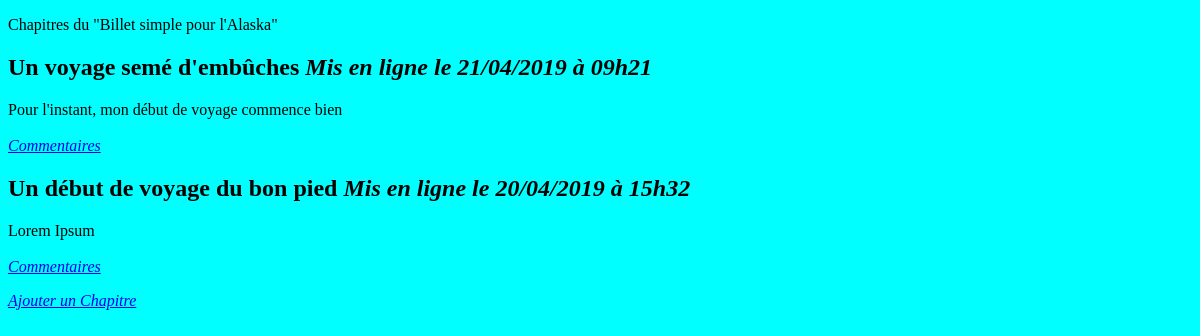
Before: / with the older database file.
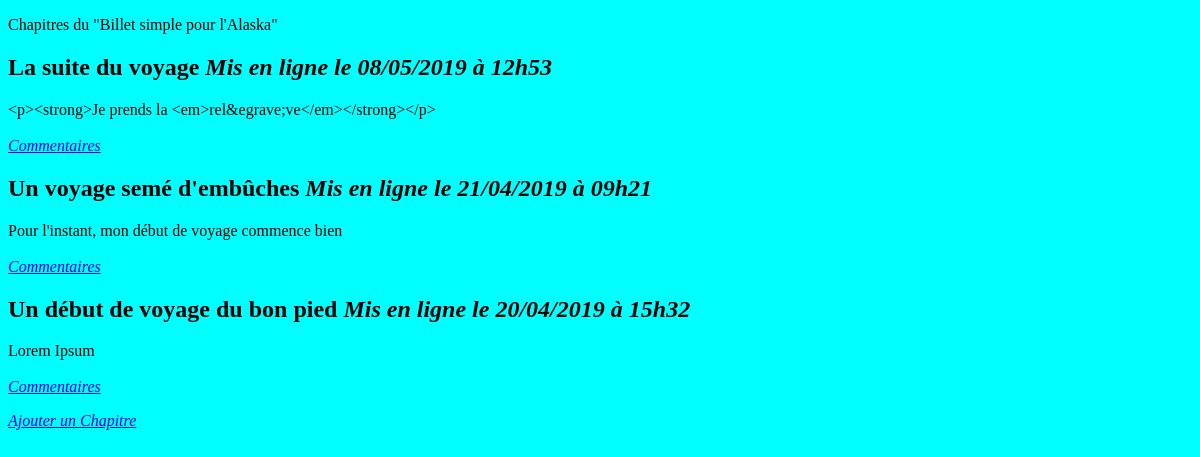
After: the same page with the newer database file.
### tables this page shows
CREATE TABLE IF NOT EXISTS `post` (
  `id` int(11) NOT NULL AUTO_INCREMENT,
  `FK_admin` int(11) NOT NULL,
  `title` varchar(255) NOT NULL,
  `content` text NOT NULL,
  `state` tinyint(1) NOT NULL DEFAULT '1',
  `date_hours` datetime NOT NULL,
  PRIMARY KEY (`id`),
  KEY `FK_admin` (`id`)
);

### controller/Chapter_frontend.php (called while the page is built, shortened)
<?php
require_once('model/ChapterConnexion.php');
function listChapter()
{
	$postManager = new \OpenClassrooms\projetopenclassroom\model\ChapterConnexion();
	$posts = $postManager->getPosts();
	require('view/listChapters.php');
}

### model/ChapterConnexion.php (called while the page is built, shortened)
<?php
class ChapterConnexion extends Connexion
{
	public function getPosts()
	{
		$db = $this->dbConnect();
		$req = $db->query('SELECT id, title, content, DATE_FORMAT(date_hours, \'%d/%m/%Y à %Hh%i\') AS date_fr FROM post WHERE state = TRUE ORDER BY date_hours DESC LIMIT 0, 5 ') ;
		return $req;
	}
}

### view/listChapters.php (the view, shortened to what this page needs)
<p class="parution">Chapitres du "Billet simple pour l'Alaska" </p>
<?php
while ($data = $posts->fetch())
{
?>
	<div class="chapter">
		<h2>
			<?= htmlspecialchars($data['title']) ?>
			<em> Mis en ligne le <?= $data['date_fr'] ?></em>
		</h2>
		<p>
			<?= nl2br(htmlspecialchars($data['content'])) ?>
			<br /><br />
			<em><a href="index.php?action=post&amp;id=<?= $data['id'] ?>">Commentaires</a></em>
		</p>
	</div>
<?php
}
?>
<div>
	<em><a href="index.php?action=">Ajouter un Chapitre</a></em>
</div>
<?php $content = ob_get_clean(); ?>
<?php require('template.php'); ?>

### index.php (shortened to what this page needs)
<?php
require('controller/Chapter_frontend.php');
try{
	if (isset($_GET['action'])) {
		if ($_GET['action'] == 'listChapter'){
			listChapter();
		}
		elseif ($_GET['action'] == 'post'){
			if (isset($_GET['id']) && $_GET['id'] > 0 ) {
				listComment();
			}
			else{
				throw new Exception('Erreur: aucun identifiant de chapitre envoyé');
			}
		}
		elseif ($_GET['action'] == 'addComment') {
			if (isset($_GET['id']) && $_GET['id'] > 0){
				if (!empty($_POST['author']) && !empty($_POST['comment'])) {
					addComment($_GET['id'], $_POST['author'], $_POST['comment']);
				}
				else {
					echo 'Erreur: tout les champs ne sont pas remplis !';
					}
				}
			else{
					echo 'Erreur! aucun identifiant de chapitre envoyé';
			}
		}
		elseif ($_GET['action'] == 'deleteComment') {
			if(isset($_GET['id']) && $_GET['id'] > 0){
				deleteChapter($_GET['id']);
			}
			else{
				throw new Exception("Aucun identifiant de commentaire envoyé ");
			}
		}
		elseif ($_GET['action'] == 'addChapter') {
			if (!empty($_POST)){
				if (!empty($_POST['title']) && !empty($_POST['content'])) {
					addChapter($_POST['title'], $_POST['content']);
				}
				else {
					echo 'Erreur: tout les champs ne sont pas remplis !';
				}
			}
			else{
				writeChapter();
			}
		}
		elseif ($_GET['action'] == 'editChapter'){
			if(isset($_GET['id']) && $_GET['id'] > 0){
				editChapter($_GET['id']);
			}
			else{
				throw new Exception("Aucun identifiant de chapitre envoyé");
			}
		}
		elseif ($_GET['action'] == 'deleteChapter'){
			if(isset($_GET['id']) && $_GET['id'] > 0){
				deleteChapter($_GET['id']);
			}
			else{
				throw new Exception("Aucun identifiant de chapitre envoyé ");
			}
		}
	}
	else{
		listChapter();
	}
}
catch(Exception $e) {
    echo 'Erreur : ';
}

### view/template.php (shortened to what this page needs)
<!DOCTYPE html>
<html>
    <head>
        <link href="public/css/style.css" rel="stylesheet" />
    </head>
    <body>
    	<?= $content ?>
    </body>
</html>

### public/css/style.css (style rules this page uses)
body { background-color: cyan; }

Changed rows visible on the page:
added post: title "La suite du voyage", date_fr "08/05/2019 à 12h53", content "<p><strong>Je prends la <em>rel&egrave;ve</em></strong></p>"
